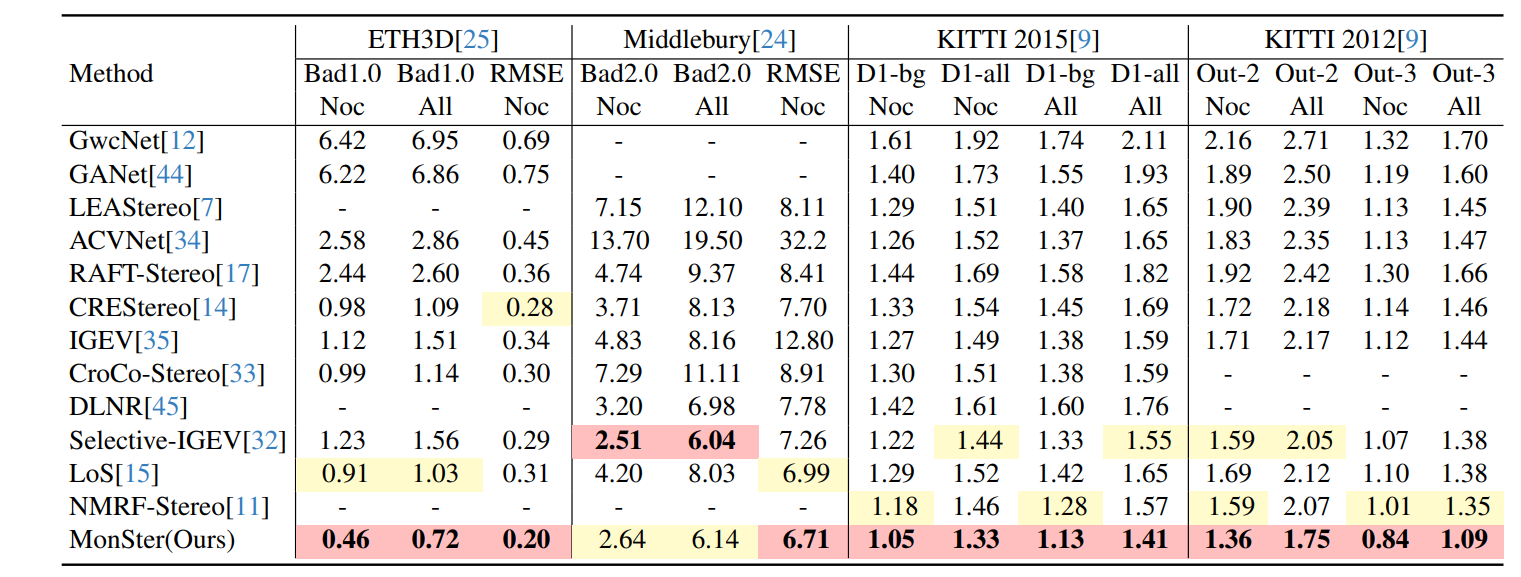
#> input picture media/benchmark.png, 1521 x 577 px
$ python -i transform.py   (imports and definitions only)
#> lines starting #> are read from the running program, lines starting #| are printed output that depends on the picture
import cv2
import random
import numpy as np
import albumentations as A

from warnings import warn
from PIL import Image, ImageEnhance


# [6 lines left out: function calculate_iou, not called in this run]

def chromatic_augmentation(img):
    random_brightness = np.random.uniform(0.8, 1.2)
    random_contrast = np.random.uniform(0.8, 1.2)
    random_gamma = np.random.uniform(0.8, 1.2)

    img = Image.fromarray(img)

    enhancer = ImageEnhance.Brightness(img)
    img = enhancer.enhance(random_brightness)
    enhancer = ImageEnhance.Contrast(img)
    img = enhancer.enhance(random_contrast)

    gamma_map = [
                    255 * 1.0 * pow(ele / 255.0, random_gamma) for ele in range(256)
                ] * 3
    img = img.point(gamma_map)  # use PIL's point-function to accelerate this part

    img_ = np.array(img)

    return img_


# [295 lines left out: functions random_brightness_contrast, random_gamma, random_hue_saturation, motion_blur_v2, get_motion_blur_kernel, chromatic_augmentation_v2 and 4 more, not called in this run]


def disp2depth(disp):
    bf = 0.065 * 459
    return bf / (disp.clip(min=1e-3))


# [143 lines left out: functions random_haze_aug, motion_blur, low_illumination, image_blur_mask, image_blur_all, mask_ge, not called in this run]

>>> import cv2
>>> picture = cv2.imread('../../media/benchmark.png', cv2.IMREAD_GRAYSCALE)
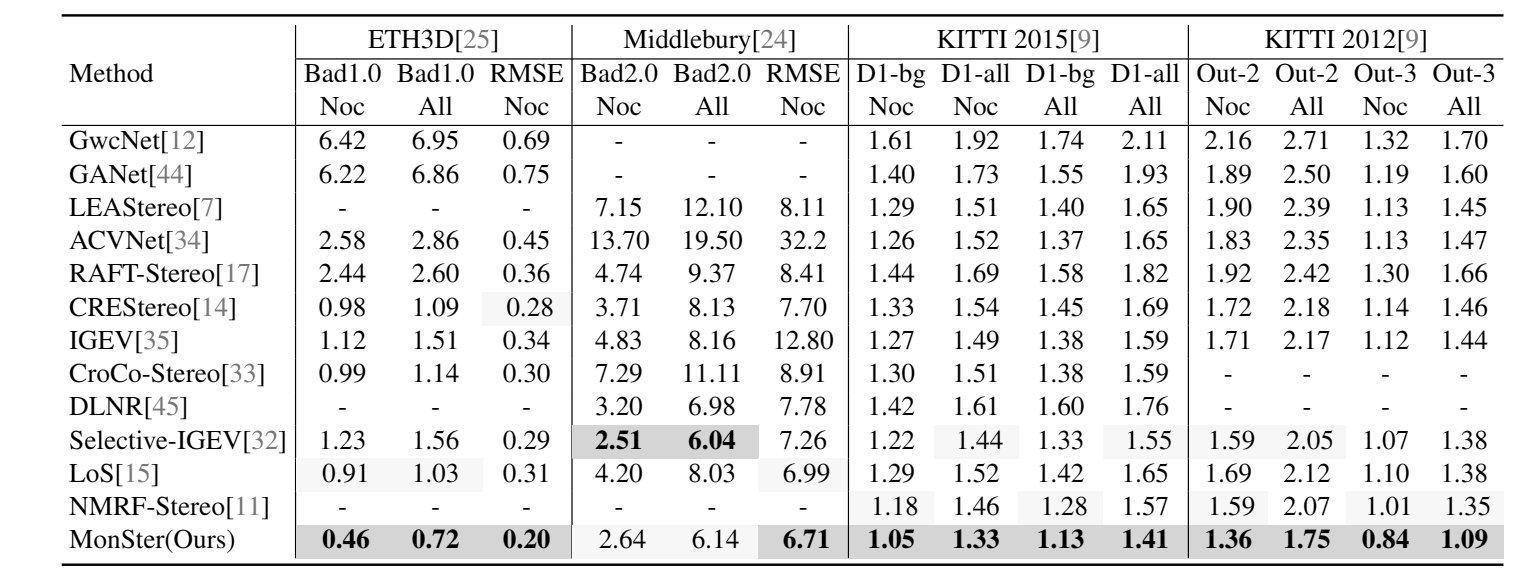
#> picture: shape (577, 1521); min 0, max 255, mean 233.7
>>> result = chromatic_augmentation(picture)
#> (the run stopped early here; a loop or call above may not have finished)

$ run again, on media/tease3.png
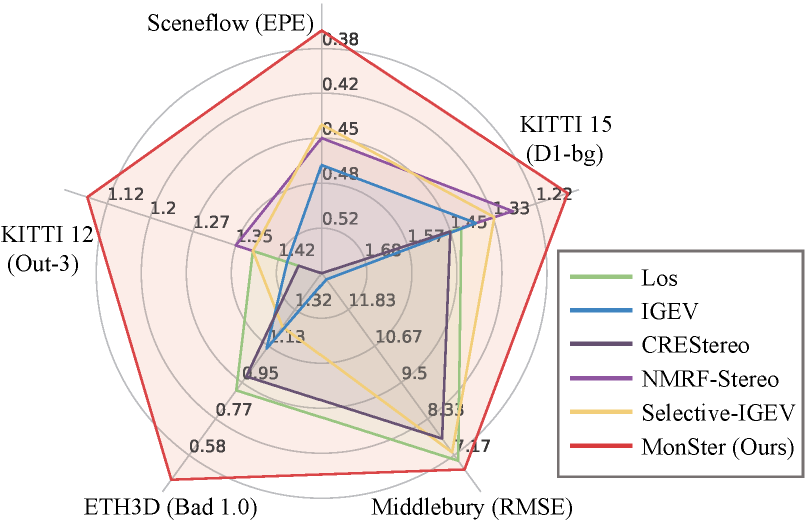
#> input picture media/tease3.png, 1619 x 1048 px (shown at 1/2 size)
#> `picture = cv2.imread('../../media/benchmark.png', cv2.IMREAD_GRAYSCALE)`:
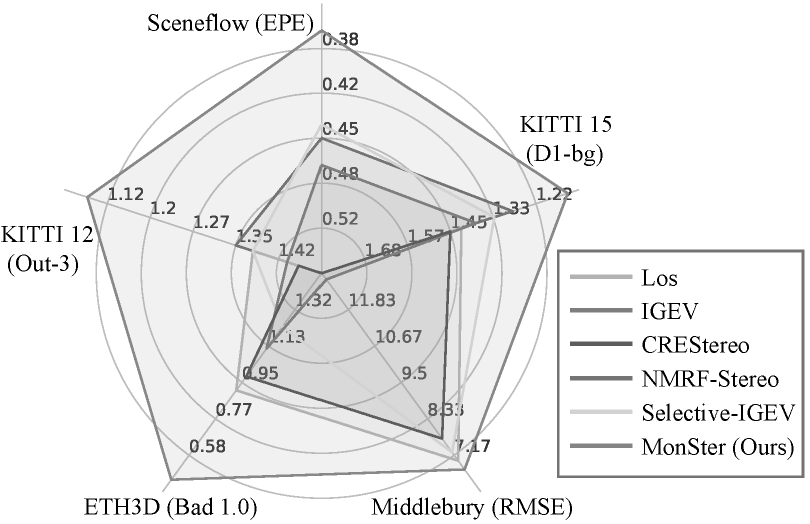
#> picture: shape (1048, 1619) (shown at 1/2 size); min 0, max 255, mean 237.3

$ run again, on media/video.png
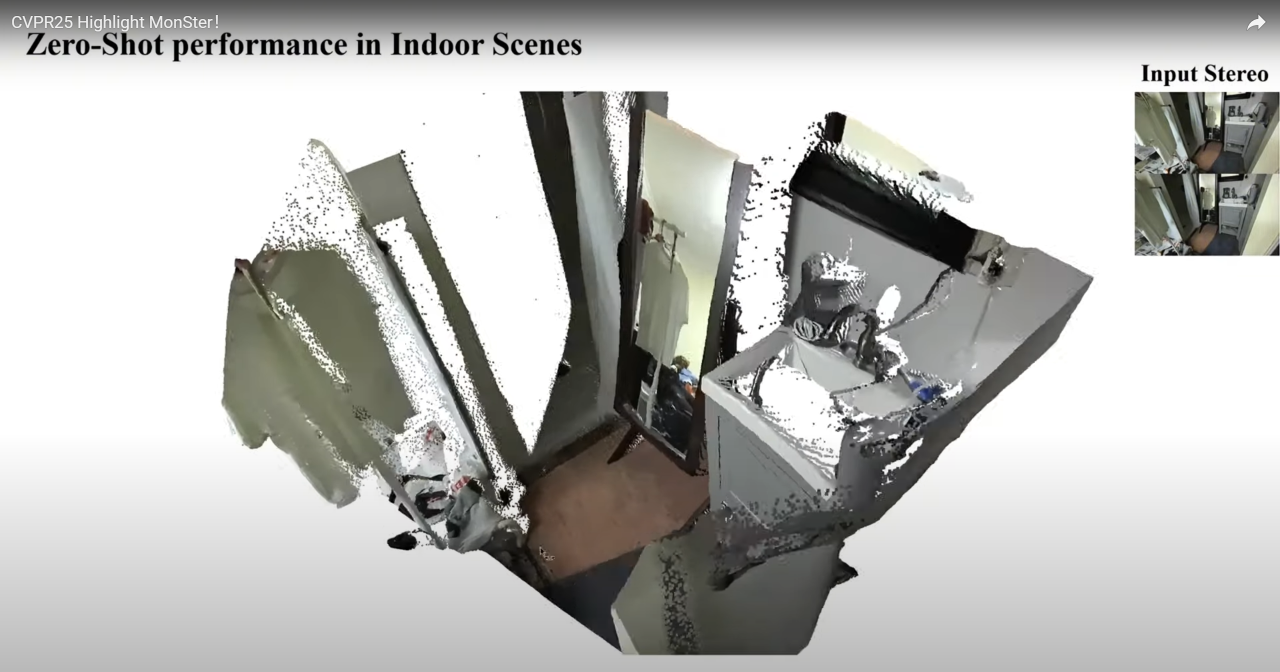
#> input picture media/video.png, 2560 x 1344 px (shown at 1/2 size)
#> in chromatic_augmentation, `img = enhancer.enhance(random_brightness)`:
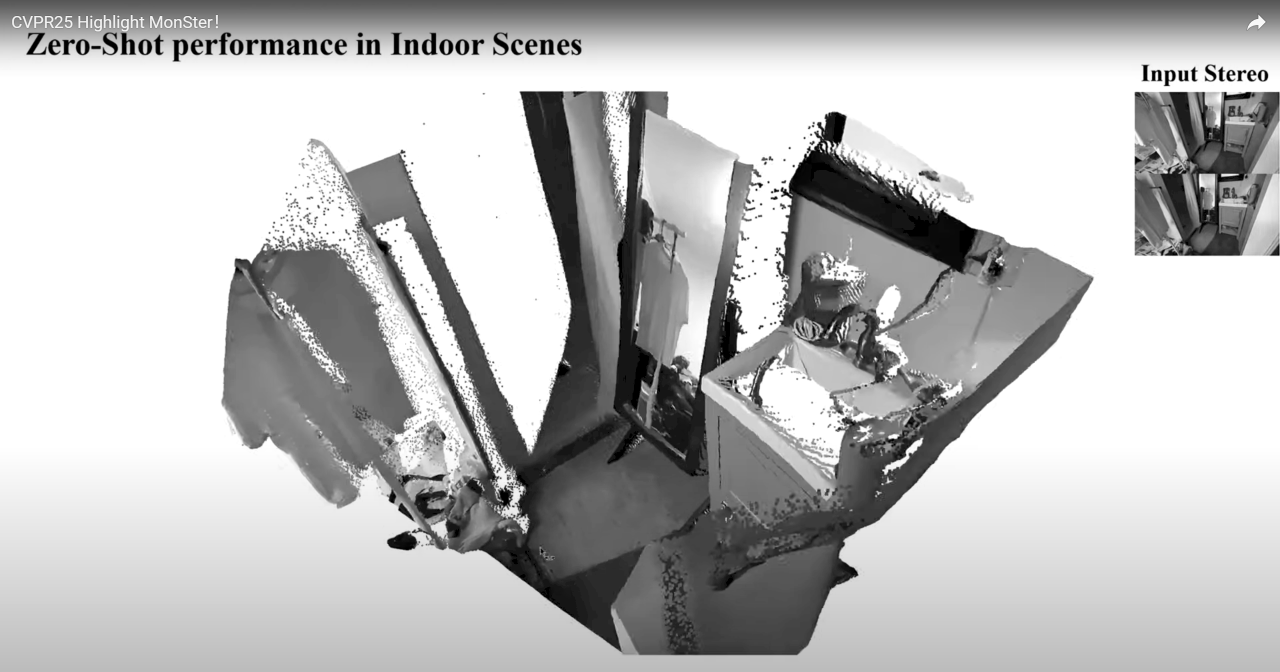
#> img: PIL image 2560x1344 L (shown at 1/2 size); min 0, max 255, mean 187.4
